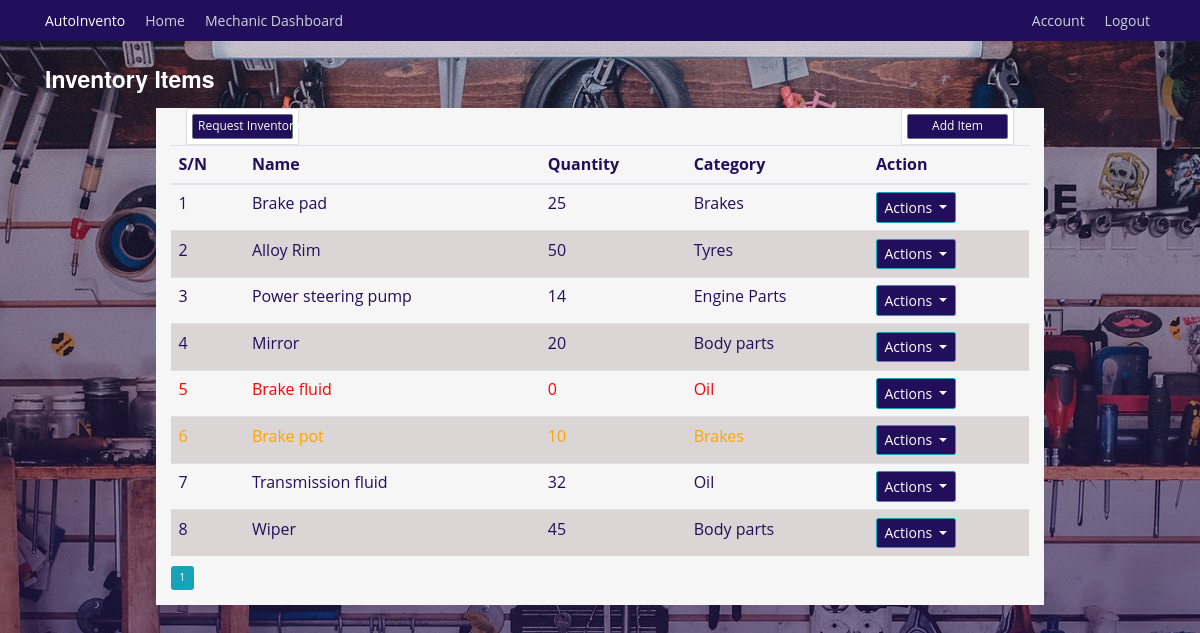
The page /inventory/view (signed in) on the database as committed earlier.
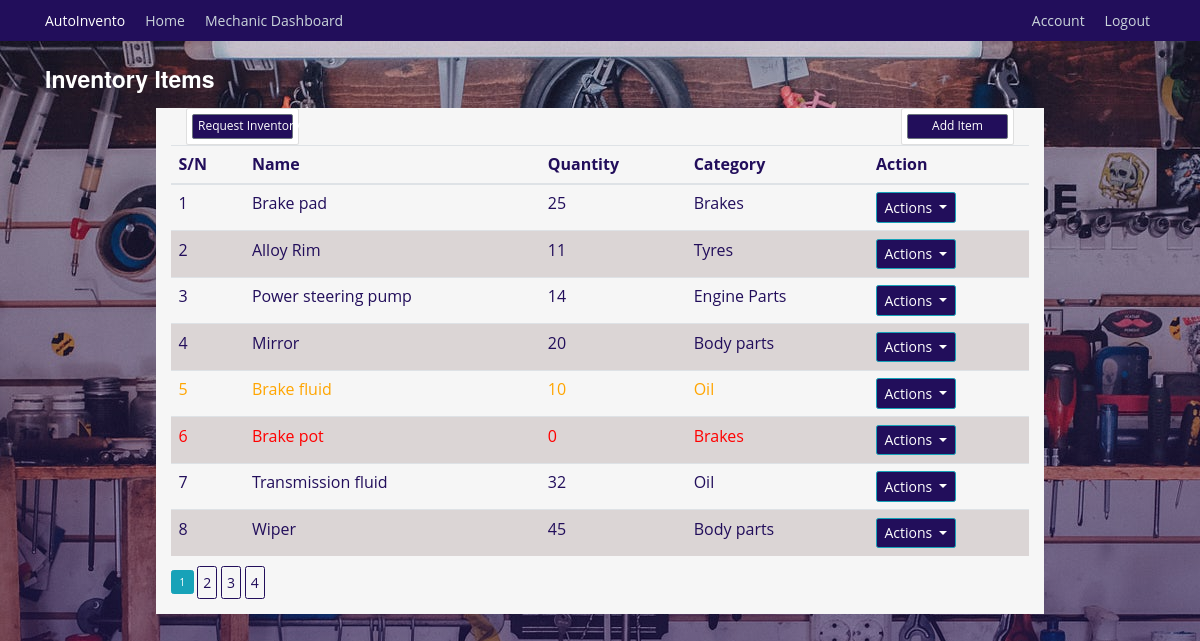
The same page on the database as committed later.
### autoinvento/models.py (models this page shows, shortened)
class InventoryItem(db.Model):
    id = db.Column(db.Integer, primary_key=True)
    name = db.Column(db.String(128), unique=True, nullable=False, index=True)
    quantity = db.Column(db.Integer, nullable=False)
    category = db.Column(db.String(50), nullable=False)
    low_stock_threshold = db.Column(db.Integer, default=10)
    date_added = db.Column(db.DateTime, default=datetime.utcnow)
    supplier_id = db.Column(db.Integer, db.ForeignKey('supplier.id'))
    supplier = db.relationship('Supplier', back_populates='items')
    usage_logs = db.relationship('UsageLog', back_populates='items', cascade='all, delete-orphan')
    notifications = db.relationship('Notification', back_populates='items', cascade='all, delete-orphan')
    requests = db.relationship('InventoryRequest', back_populates='requested_item')

### autoinvento/inventory/routes.py (the view)
@inventory.route('/inventory/view', methods=['GET', 'POST'])
@login_required
def view_inventories():
    page = request.args.get('page', 1, type=int)
    inventories = InventoryItem.query.paginate(page=page, per_page=8)
    return render_template('view_inventories.html', title='Inventories', inventories=inventories)

### autoinvento/models.py (called while the page is built)
@login_manager.user_loader
def load_user(mechanic_id):
    return Mechanics.query.get(int(mechanic_id))

### autoinvento/templates/view_inventories.html (shortened to what this page needs)
{% extends "base.html" %} {% block content %}
<div class="inventory">
  <h3 class="mt-4" style="color:white">Inventory Items</h3>
  <div class="container mt-2 background mt-4">
    <div class="col-md-2 float-left">
      <div class="card p-2">
        <a
          class="btn btn-sm btn-secondary"
          href="{{ url_for('users.submit_request') }}"
          >Request Inventory</a
        >
      </div>
    </div>
    <div class="col-md-2 float-right">
      <div class="card p-2">
        <a
          class="btn btn-sm btn-secondary"
          href="{{ url_for('inventory.add_inventory') }}"
          >Add Item</a
        >
      </div>
    </div>
    <table class="table">
      <thead>
        <tr>
          <th>S/N</th>
          <th>Name</th>
          <th>Quantity</th>
          <th>Category</th>
          <th>Action</th>
        </tr>
      </thead>
      <tbody>
        {% for inventory in inventories %}
          {% if inventory.quantity > 0 and inventory.quantity <= 10 %}
          <tr style="color:orange">
          {% elif inventory.quantity == 0 %}
          <tr style="color:red">
          {% else %}
          <tr style="color:#220e5b">
          {% endif %}
          <td>{{ inventory.id }}</td>
          <td>{{ inventory.name }}</td>
          <td>{{ inventory.quantity }}</td>
          <td>{{ inventory.category }}</td>
          <td>
            <div class="dropdown">
              <button
                class="btn btn-info dropdown-toggle"
                type="button"
                data-bs-toggle="dropdown"
                aria-expanded="false"
              >
                Actions
              </button>
            </div>
          </td>
        </tr>
        {% endfor %}
      </tbody>
    </table>
    {% for page_num in inventories.iter_pages(left_edge=1, right_edge=1, left_current=1, right_current=2) %}
        {% if page_num %}
            {% if inventories.page == page_num %}
                <a class="btn btn-info mb-4" href="{{ url_for('inventory.view_inventories', page=page_num) }}">{{ page_num }}</a>
            {% else %}
                <a class="btn btn-outline-info mb-4" href="{{ url_for('inventory.view_inventories', page=page_num) }}">{{ page_num }}</a>
            {% endif %}
        {% else %}
            . . .
        {% endif %}
    {% endfor %}
  </div>
  {% endblock content %}

Rows that differ between the two databases and show on the page:
changed InventoryItem "Alloy Rim": quantity "50" → "11"
changed InventoryItem "Brake fluid": quantity "0" → "10"
changed InventoryItem "Brake pot": quantity "10" → "0"
Other text that changed with them:
new list line: "2"
new list line: "3"
new list line: "4"
